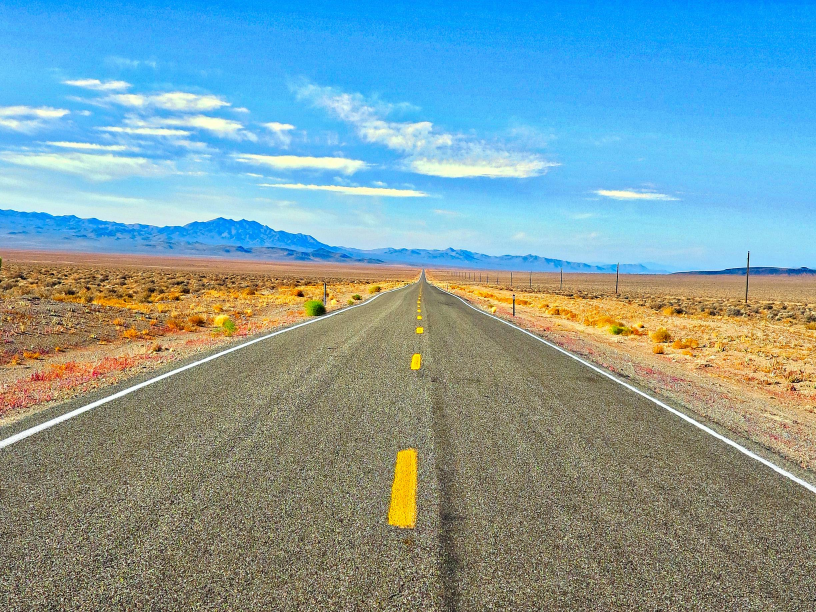
#> input picture road1.jpg, 2448 x 1836 px (shown at 1/3 size)
$ python -i app.py   (imports and definitions only)
#> lines starting #> are read from the running program, lines starting #| are printed output that depends on the picture; after the words box and inside, x2 and y2 are one past the last pixel; in counts of white or black regions, pixels touching at a corner belong together


import streamlit as st
import cv2
import numpy as np
from matplotlib import pyplot as plt
from PIL import Image
import io

# [2 lines not run here, left out]

# ===== Helper Functions =====

def canny_edge(img):
    gray = cv2.cvtColor(img, cv2.COLOR_RGB2GRAY)
    blur = cv2.GaussianBlur(gray, (5, 5), 0)
    return cv2.Canny(blur, 50, 150)

def region_of_interest(img):
    height = img.shape[0]
    polygons = np.array([
        [(200, height), (1100, height), (550, 250)]
    ])
    mask = np.zeros_like(img)
    cv2.fillPoly(mask, polygons, 255)
    return cv2.bitwise_and(img, mask)

def display_lines(img, lines):
    line_img = np.zeros_like(img)
    if lines is not None:
        for line in lines:
            x1, y1, x2, y2 = line.reshape(4)
            cv2.line(line_img, (x1, y1), (x2, y2), (0, 255, 0), 10)
    return line_img

def process_image(image):
    canny = canny_edge(image)
    cropped = region_of_interest(canny)
    lines = cv2.HoughLinesP(
        cropped,
        rho=2,
        theta=np.pi / 180,
        threshold=100,
        minLineLength=40,
        maxLineGap=5
    )
    line_img = display_lines(image, lines)
    final_img = cv2.addWeighted(image, 0.8, line_img, 1, 1)
    return final_img

# ===== Upload Section =====
# [12 lines not run here, left out]

>>> import cv2
>>> picture = cv2.cvtColor(cv2.imread('road1.jpg'), cv2.COLOR_BGR2RGB)
>>> result = process_image(picture)
#> in canny_edge, `gray = cv2.cvtColor(img, cv2.COLOR_RGB2GRAY)`:
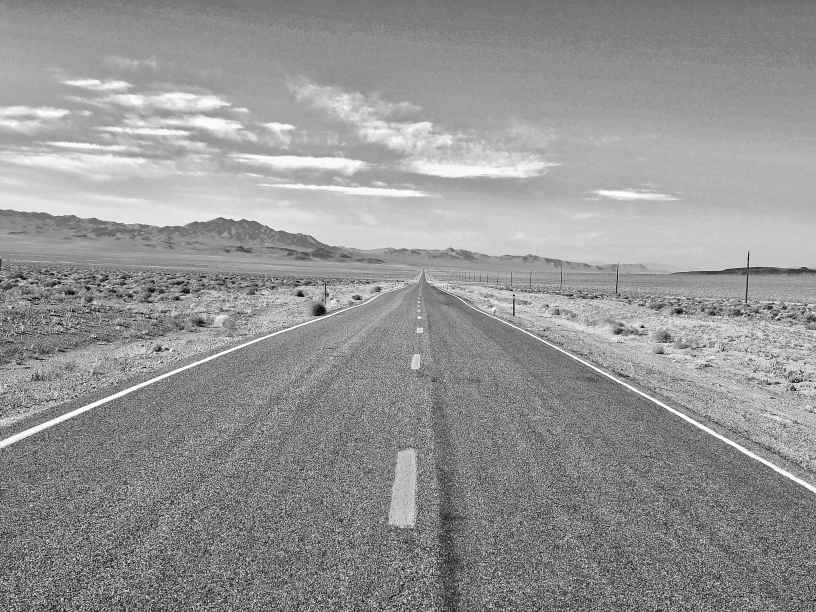
#> gray: shape (1836, 2448) (shown at 1/3 size); min 0, max 255, mean 148.7
#> in canny_edge, `return cv2.Canny(blur, 50, 150)`:
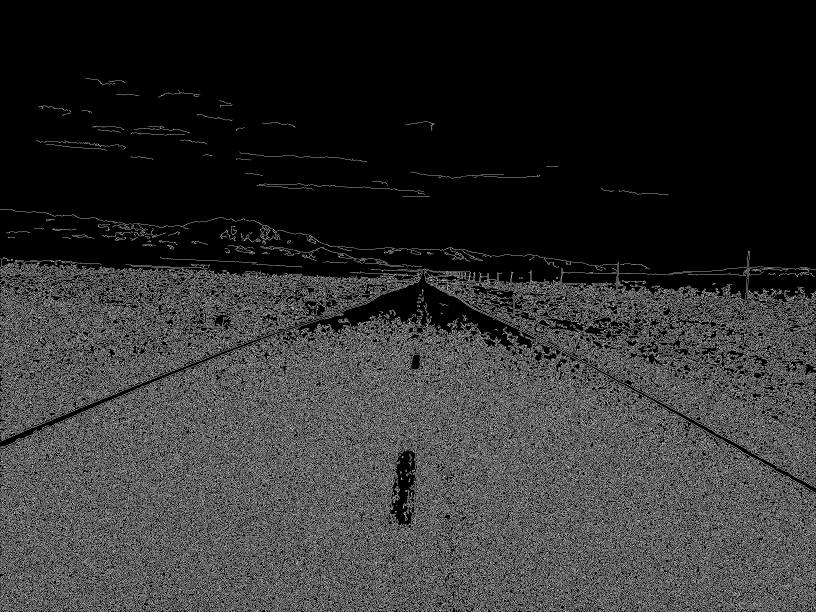
#> returned value: shape (1836, 2448) (shown at 1/3 size); 18.8% white in thin lines or dots, all inside (x1, y1, x2, y2) = (0, 234, 2448, 1836)
#> in region_of_interest, `cv2.fillPoly(mask, polygons, 255)`:
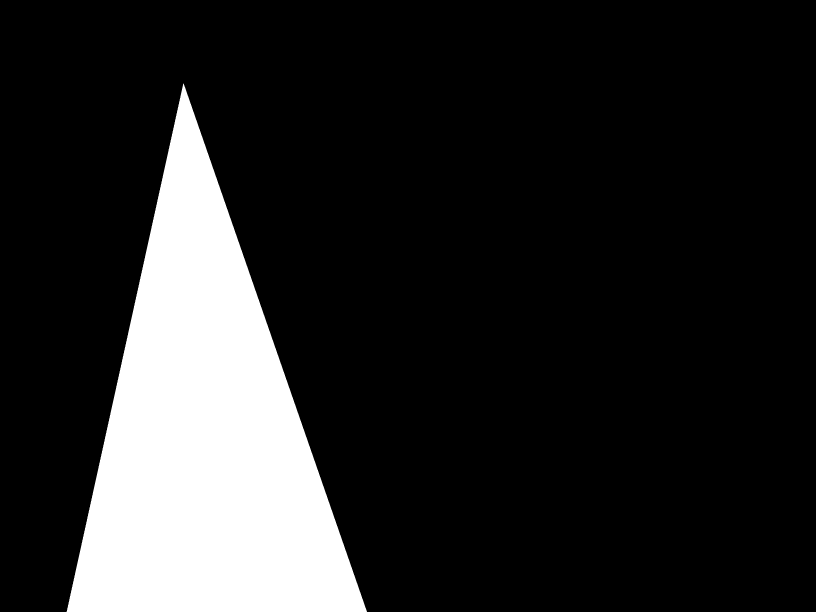
#> mask: shape (1836, 2448) (shown at 1/3 size); 15.9% white; 1 white region, box (x1, y1, x2, y2) and area: (200, 250, 1101, 1836) 715286
#> in region_of_interest, `return cv2.bitwise_and(img, mask)`:
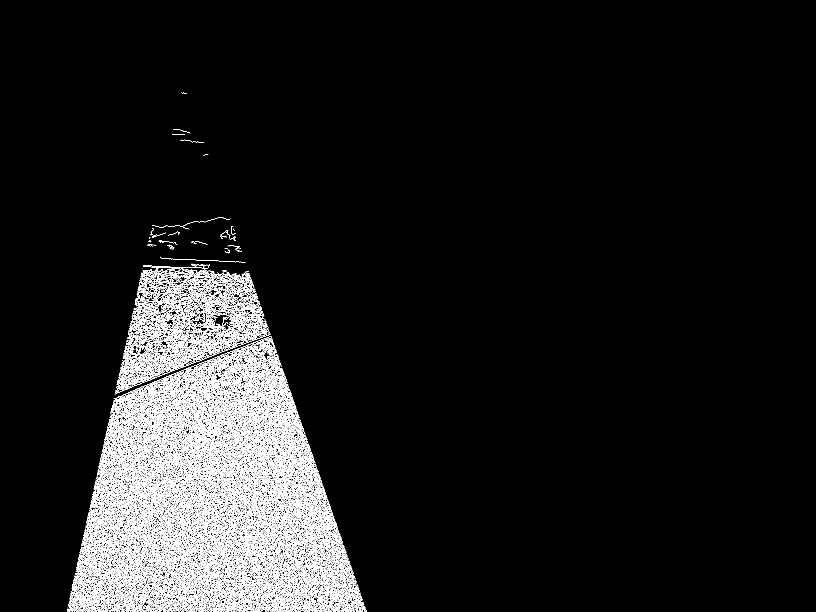
#> returned value: shape (1836, 2448) (shown at 1/3 size); 5% white in thin lines or dots, all inside (x1, y1, x2, y2) = (201, 277, 1100, 1836)
#> in process_image, `lines = cv2.HoughLinesP( cropped, rho=2, theta=np.pi / 180, threshold=..`: lines = 2292 rows, first 6: [615, 1266, 615, 1174], [523, 1565, 523, 1525], [447, 1197, 447, 1152], [499, 921, 499, 870], [684, 1437, 684, 1380], [471, 864, 471, 808]
#> the loop in display_lines, `for line in lines:` made 2292 passes
#> after the loop in display_lines, `for line in lines:`:
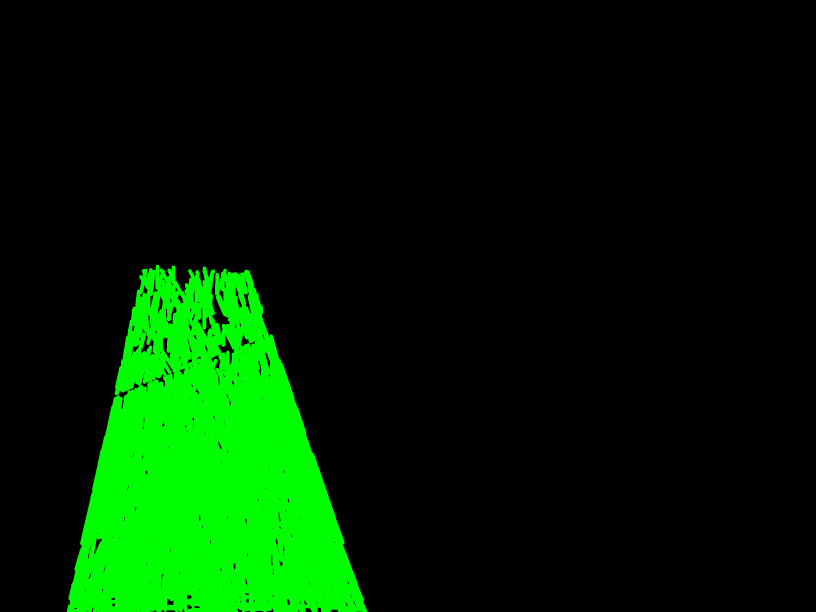
#> line_img: shape (1836, 2448, 3) (shown at 1/3 size); mean of channels 0, 1, 2 0, 34.5, 0; drawn as B, G, R
#> in process_image, `final_img = cv2.addWeighted(image, 0.8, line_img, 1, 1)`:
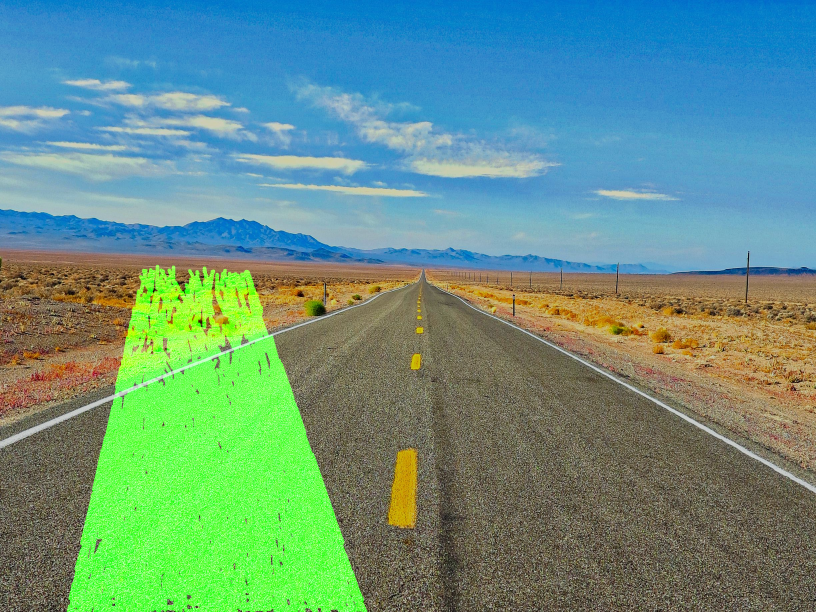
#> final_img: shape (1836, 2448, 3) (shown at 1/3 size); mean R, G, B 103.1, 147.2, 130

$ run again, on road3.jpg
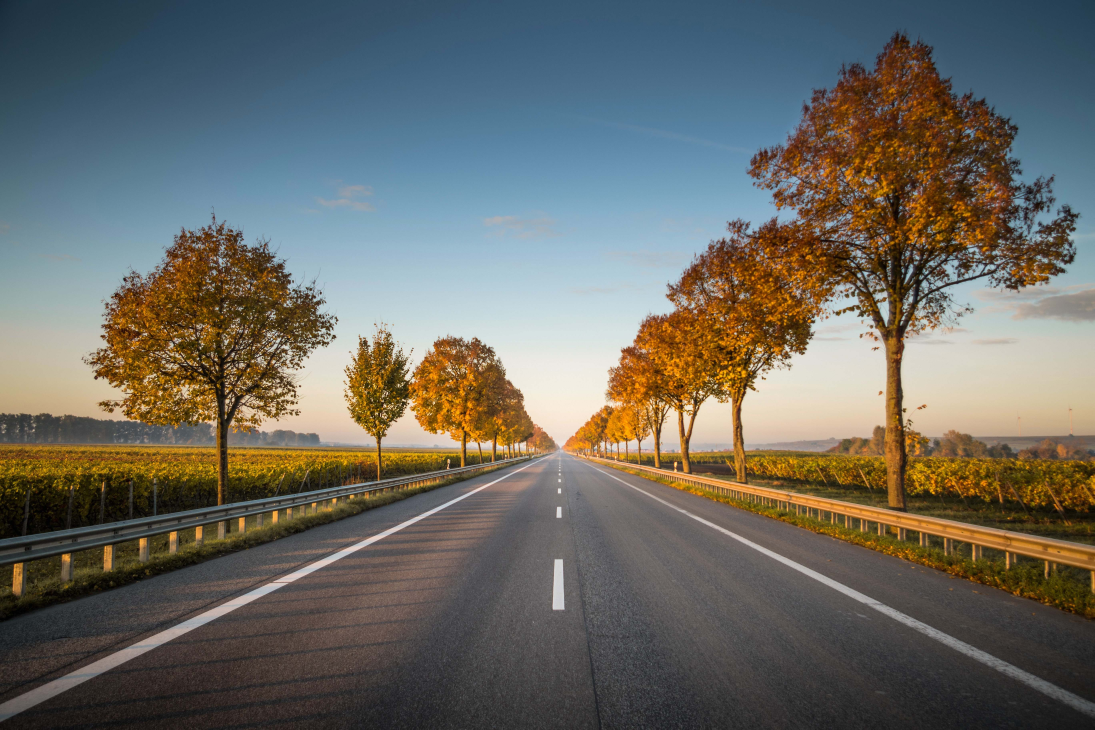
#> input picture road3.jpg, 5472 x 3648 px (shown at 1/5 size)
#> mask: shape (3648, 5472); 7.7% white; 1 white region, box (x1, y1, x2, y2) and area: (200, 250, 1101, 3648) 1532498
#> in region_of_interest, `return cv2.bitwise_and(img, mask)`:
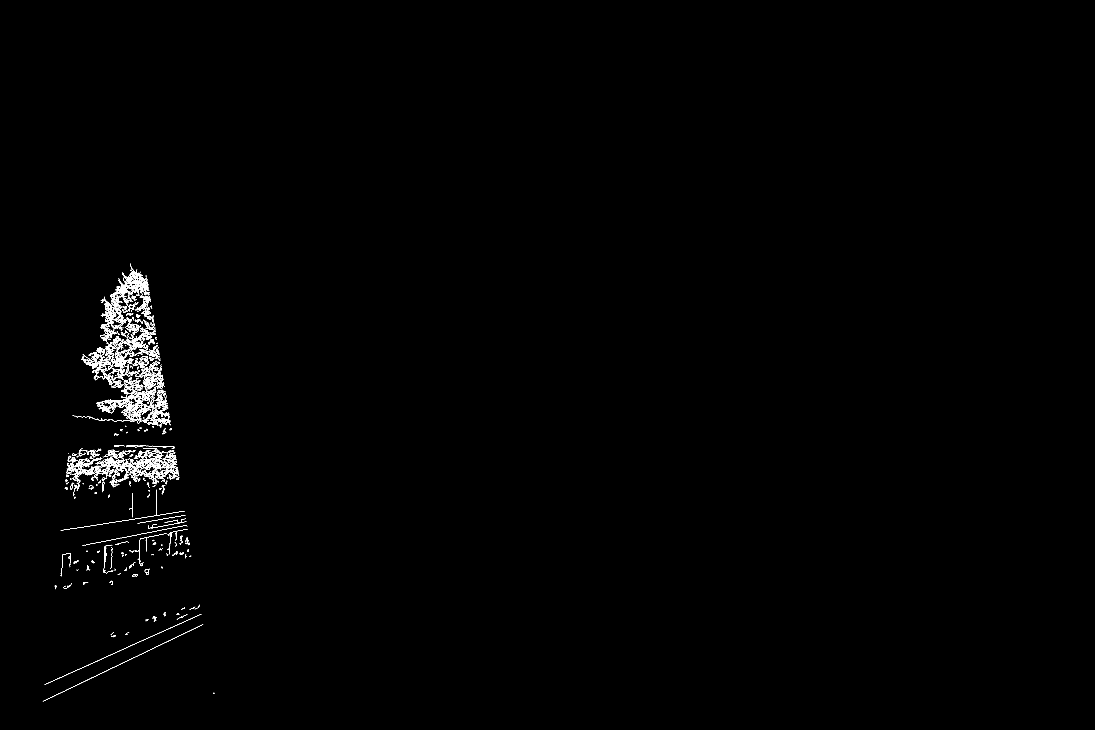
#> returned value: shape (3648, 5472) (shown at 1/5 size); 0.31% white in thin lines or dots, all inside (x1, y1, x2, y2) = (214, 1318, 1072, 3508)
#> lines = 71 rows, first 6: [649, 2080, 649, 2032], [733, 1448, 733, 1389], [724, 2064, 724, 2020], [740, 1937, 740, 1888], [544, 2360, 544, 2301], [652, 1423, 652, 1368]
#> the loop in display_lines, `for line in lines:` made 71 passes
#> in process_image, `final_img = cv2.addWeighted(image, 0.8, line_img, 1, 1)`:
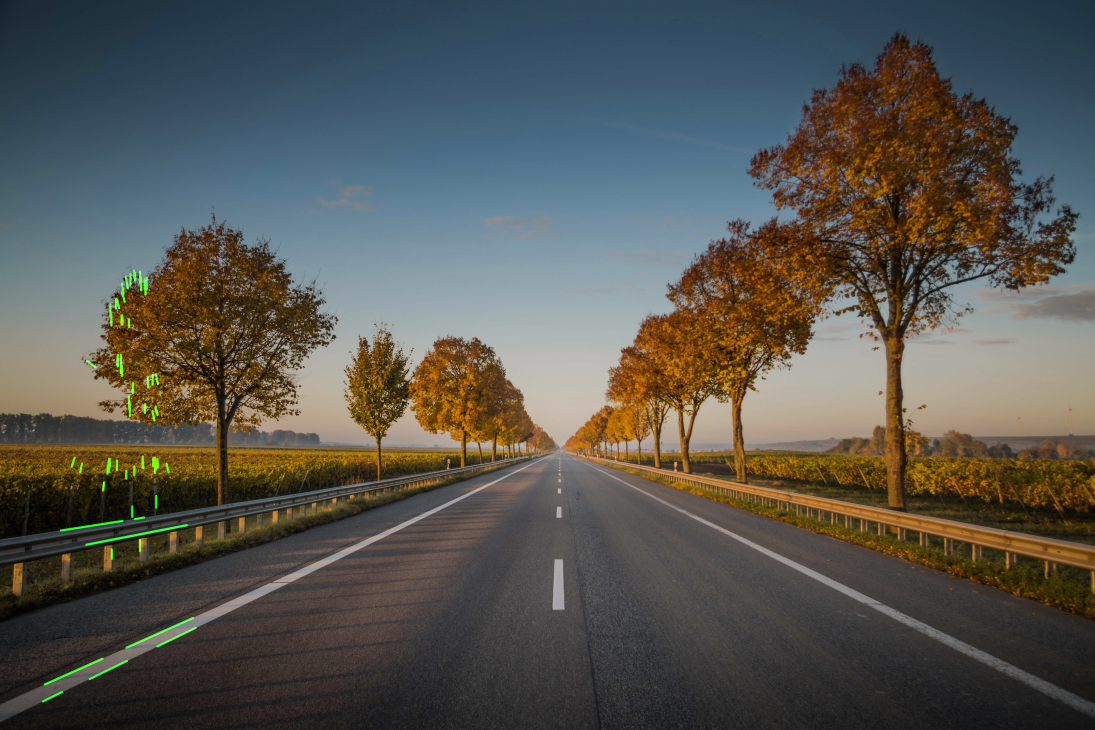
#> final_img: shape (3648, 5472, 3) (shown at 1/5 size); mean R, G, B 86.1, 85.9, 79.9

$ run again, on road4.jpg
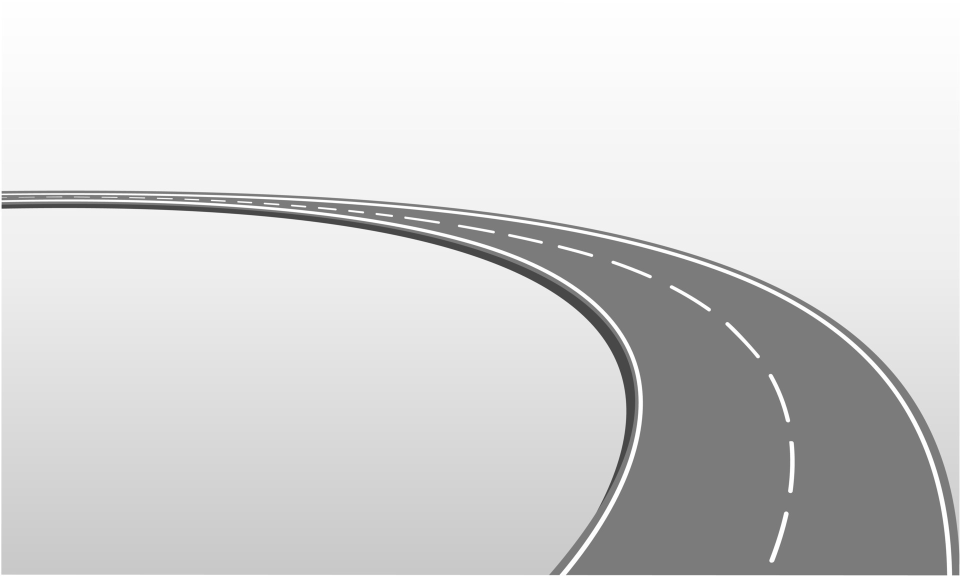
#> input picture road4.jpg, 1920 x 1152 px (shown at 1/2 size)
#> picture is the input picture: shape (1152, 1920, 3); min 63, max 255, mean 213.2
#> mask: shape (1152, 1920); 18.4% white; 1 white region, box (x1, y1, x2, y2) and area: (200, 250, 1101, 1152) 406802
#> in region_of_interest, `return cv2.bitwise_and(img, mask)`:
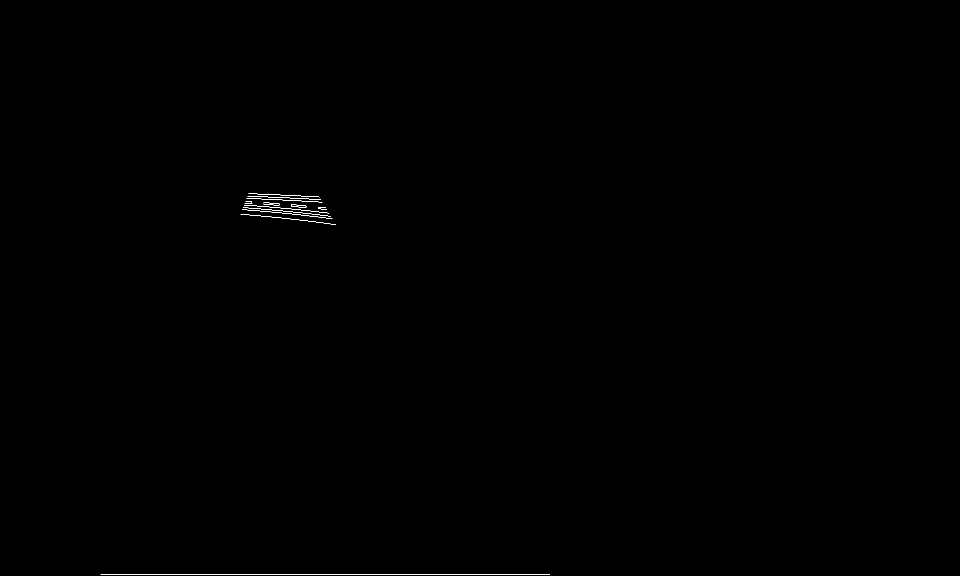
#> returned value: shape (1152, 1920) (shown at 1/2 size); 0.1% white in thin lines or dots, all inside (x1, y1, x2, y2) = (201, 387, 1100, 1150)
#> lines = [[201, 1149, 1099, 1149], [517, 417, 661, 432], [559, 435, 667, 448], [530, 398, 636, 403], [547, 389, 637, 393], [538, 423, 636, 433], [490, 410, 620, 421], [519, 393, 585, 396]]
#> the loop in display_lines, `for line in lines:` made 8 passes
#> in process_image, `final_img = cv2.addWeighted(image, 0.8, line_img, 1, 1)`:
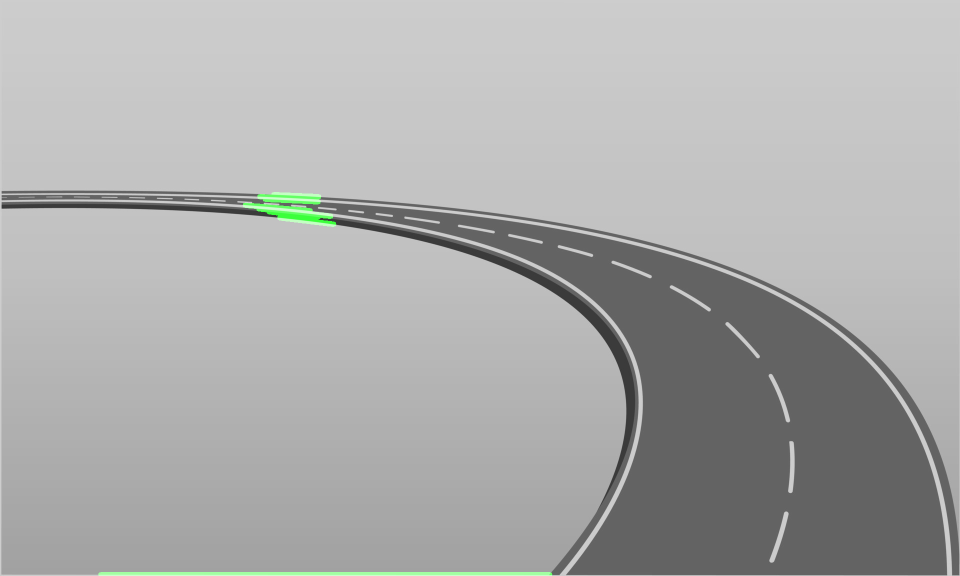
#> final_img: shape (1152, 1920, 3) (shown at 1/2 size); mean R, G, B 171.5, 172.1, 171.5

$ run again, on road5.jpg
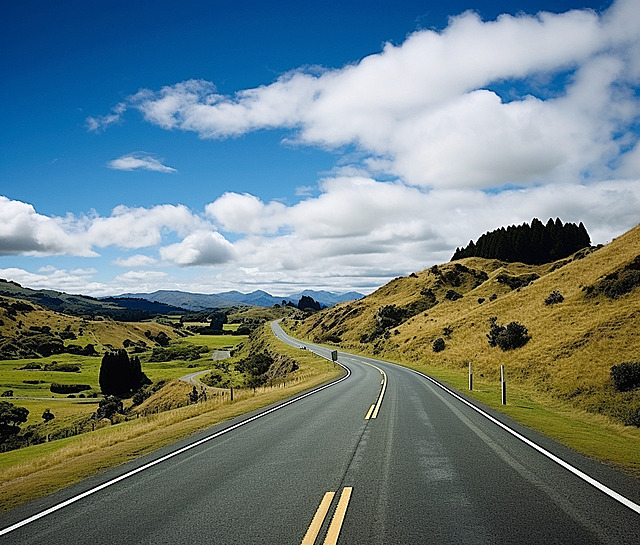
#> input picture road5.jpg, 640 x 545 px
#> mask: shape (545, 640); 21.8% white; 1 white region, box (x1, y1, x2, y2) and area: (201, 250, 640, 545) 75895
#> in region_of_interest, `return cv2.bitwise_and(img, mask)`:
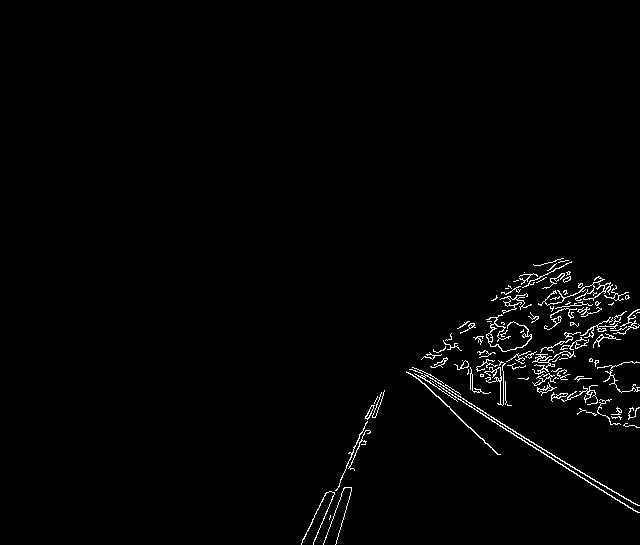
#> returned value: shape (545, 640); 1.5% white in thin lines or dots, all inside (x1, y1, x2, y2) = (301, 258, 640, 545)
#> lines = [[449, 393, 587, 480], [422, 373, 612, 491], [314, 539, 377, 396], [467, 374, 511, 359], [412, 374, 498, 454], [480, 375, 531, 357], [489, 419, 638, 512], [503, 424, 580, 472], [561, 347, 620, 322], [550, 306, 598, 281], [550, 315, 616, 287], [552, 401, 552, 359]]
#> the loop in display_lines, `for line in lines:` made 12 passes
#> in process_image, `final_img = cv2.addWeighted(image, 0.8, line_img, 1, 1)`:
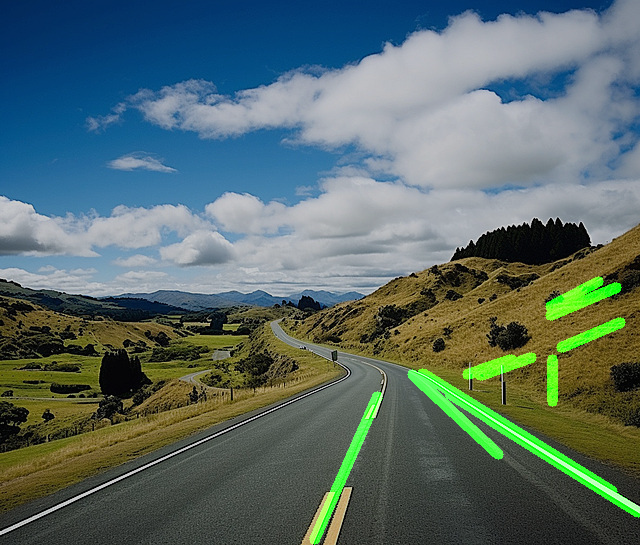
#> final_img: shape (545, 640, 3); mean R, G, B 88, 107.4, 104
